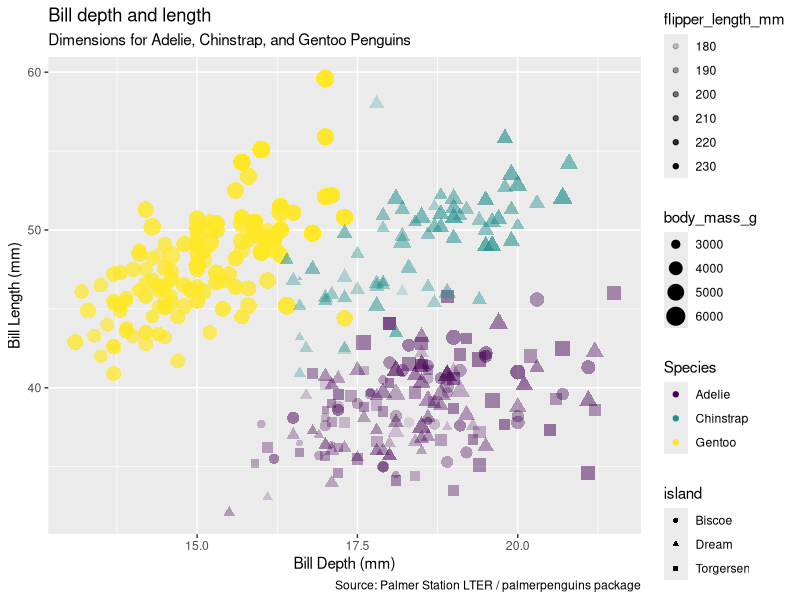
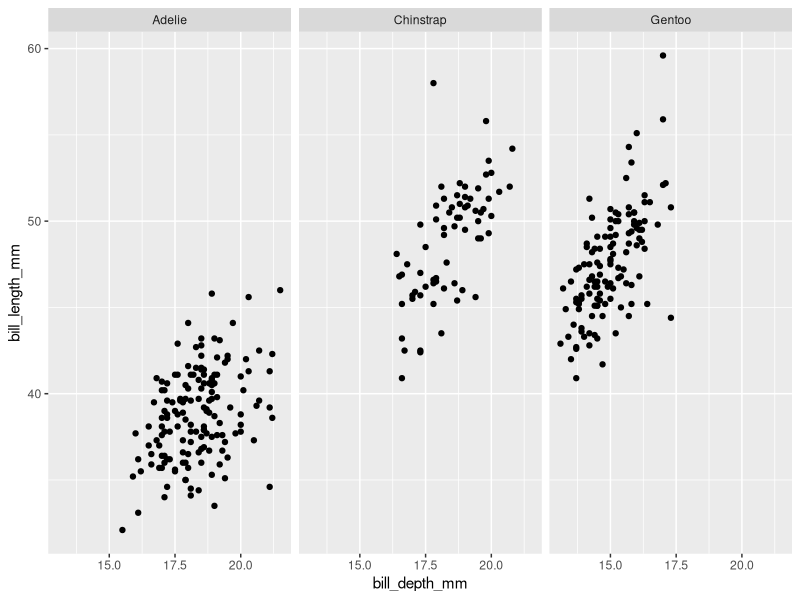

Here is the R script that generated these plots, in order:
#Ashley Carreiro
#Created 09-09-2025
#Updated 09-09-2025

# Week 3 ggplot 2
#Learning ggplot2 

# Load Libraries

library(palmerpenguins)
library(tidyverse)

#Data
glimpse(penguins)
head(penguins)
view(penguins)

#Visualize Data Using ggplot2

ggplot(data = penguins, 
  mapping = aes( x = bill_depth_mm,
                 y = bill_length_mm,
                 color = species,
                 shape = island,
                 size = body_mass_g, 
                 alpha = flipper_length_mm)) +
  geom_point() +
  labs(title = "Bill depth and length", 
       subtitle = "Dimensions for Adelie, Chinstrap, and Gentoo Penguins", 
       x = "Bill Depth (mm)", y = "Bill Length (mm)", 
       color = "Species",#Changing the title of the legend
       caption = "Source: Palmer Station LTER / palmerpenguins package") +
  scale_color_viridis_d() #d stands for discrete because we have 3 discrete groups


#Example of setting 
#geom_point(size = 2, alpha = 0.5)

#Faceting the data
ggplot(penguins, 
       aes( x= bill_depth_mm,
            y = bill_length_mm)) +
  geom_point() +
  scale_color_viridis_d() +
  facet_wrap(~species) +
  guides( color = FALSE) #Would get rid of the color legend



# ggplot(data = [dataset], mapping = aes (x= [x-variable], y= [y-variable])) + geom_xxx() + 

